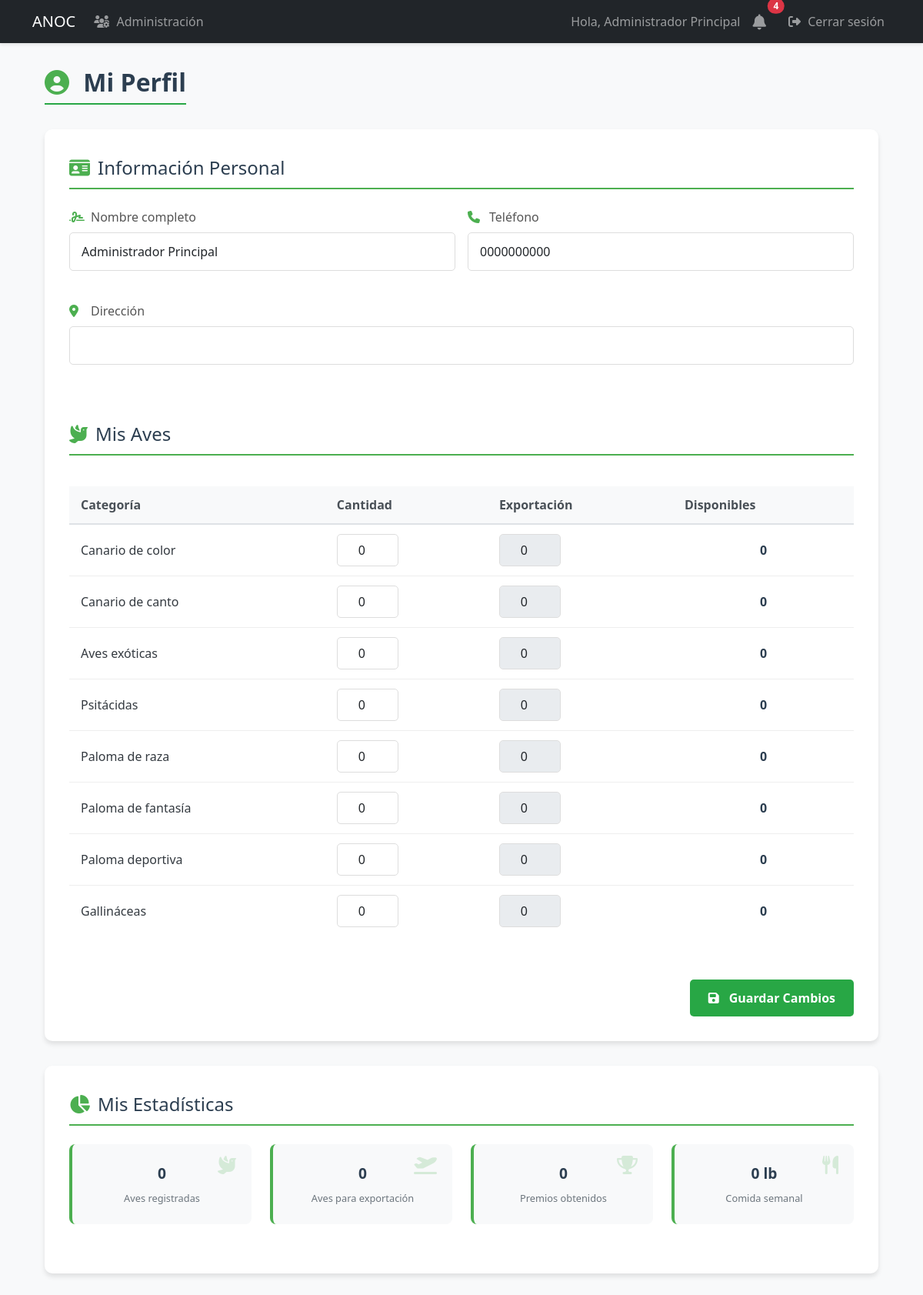
The app's page /profile (signed in) with its own data.
### models.py (models this page shows, shortened)
class User(UserMixin, db.Model):
    id = db.Column(db.Integer, primary_key=True)
    username = db.Column(db.String(80), unique=True, nullable=False, index=True)
    email = db.Column(db.String(120), unique=True, nullable=False, index=True)
    password_hash = db.Column(db.String(128))
    role = db.Column(db.String(20), default='user')  # 'admin', 'specialist', 'dependiente', 'user'
    is_associated = db.Column(db.Boolean, default=False, nullable=False)
    full_name = db.Column(db.String(100), nullable=False)
    phone = db.Column(db.String(20), nullable=False)
    profile_image = db.Column(db.String(255))  # Ruta de la imagen de perfil
    last_login = db.Column(db.DateTime)  # Fecha del último inicio de sesión
    is_active = db.Column(db.Boolean, default=True)  # Para manejar cuentas activas/inactivas
    address = db.Column(db.String(200))  # Nuevo campo para dirección
    birds = db.relationship('UserBirds', backref='user', lazy=True, cascade='all, delete-orphan')
    awards = db.relationship('Award', backref='user', lazy=True, cascade='all, delete-orphan')
    notifications = db.relationship('Notification', backref='user', lazy=True)

class BirdCategory(db.Model):
    id = db.Column(db.Integer, primary_key=True)
    name = db.Column(db.String(100), nullable=False, unique=True)
    parent_category = db.Column(db.String(100))  # Para jerarquías
    resource_needs = db.Column(db.Text)
    description = db.Column(db.Text)  # Descripción más detallada
    birds = db.relationship('UserBirds', backref='category', lazy=True)

### app.py (the view, shortened to what this page needs)
@app.route('/profile', methods=['GET', 'POST'])
@login_required
def profile():
    categories = db.session.execute(select(BirdCategory)).scalars()
    categories = db.session.execute(select(BirdCategory)).scalars()
    return render_template('user/profile.html', categories=categories)

### app.py (called while the page is built)
@login_manager.user_loader
def load_user(user_id):
    return db.session.get(User, int(user_id))

### templates/user/profile.html (shortened to what this page needs)
{% extends "base.html" %}
{% block content %}
<div class="profile-container">
    <div class="profile-header">
        <h2><i class="fas fa-user-circle"></i> Mi Perfil</h2>
    </div>
    <div class="profile-card">
        <form method="POST" action="{{ url_for('profile') }}" id="profile-form">
            <div class="section-title">
                <i class="fas fa-id-card"></i> Información Personal
            </div>
            <div class="row g-3">
                <div class="col-md-6">
                    <div class="form-group">
                        <label><i class="fas fa-signature"></i> Nombre completo</label>
                        <input type="text" class="form-control" name="full_name"
                               value="{{ current_user.full_name }}" required>
                    </div>
                </div>
                <div class="col-md-6">
                    <div class="form-group">
                        <label><i class="fas fa-phone"></i> Teléfono</label>
                        <input type="tel" class="form-control" name="phone"
                               value="{{ current_user.phone }}" required>
                    </div>
                </div>
                <div class="col-12">
                    <div class="form-group">
                        <label><i class="fas fa-map-marker-alt"></i> Dirección</label>
                        <input type="text" class="form-control" name="address"
                               value="{{ current_user.address or '' }}" required>
                    </div>
                </div>
            </div>
            <div class="section-title mt-5">
                <i class="fas fa-dove"></i> Mis Aves
            </div>
            <div class="table-responsive">
                <table class="birds-table">
                    <thead>
                        <tr>
                            <th>Categoría</th>
                            <th>Cantidad</th>
                            <th>Exportación</th>
                            <th>Disponibles</th>
                        </tr>
                    </thead>
                    <tbody>
                        {% for category in categories %}
                        <tr>
                            <td>{{ category.name }}</td>
                            <td>
                                {% set user_bird = current_user.birds|selectattr('category_id', 'equalto', category.id)|first %}
                                <input type="number" class="form-control quantity-input"
                                       name="category_{{ category.id }}"
                                       value="{{ user_bird.quantity if user_bird else 0 }}"
                                       min="0"
                                       data-category="{{ category.id }}"
                                       oninput="updateExportField(this)">
                            </td>
                            <td>
                                {% set user_bird = current_user.birds|selectattr('category_id', 'equalto', category.id)|first %}
                                <input type="number" class="form-control export-input"
                                       name="export_{{ category.id }}"
                                       value="{{ user_bird.export_quantity if user_bird else 0 }}"
                                       min="0"
                                       max="{{ user_bird.quantity if user_bird else 0 }}"
                                       data-category="{{ category.id }}"
                                       {% if not user_bird or user_bird.quantity <= 0 %}disabled{% endif %}>
                            </td>
                            <td class="available-cell">
                                <span id="available-{{ category.id }}">
                                    {{ (user_bird.quantity - user_bird.export_quantity) if user_bird else 0 }}
                                </span>
                            </td>
                        </tr>
                        {% endfor %}
                    </tbody>
                </table>
            </div>
            <div class="form-footer">
                <button type="submit" class="btn-save">
                    <i class="fas fa-save"></i> Guardar Cambios
                </button>
            </div>
        </form>
    </div>
    <div class="stats-card">
        <div class="section-title">
            <i class="fas fa-chart-pie"></i> Mis Estadísticas
        </div>
        <div class="stats-grid">
            <div class="stat-item">
                <div class="stat-value">{{ current_user.birds|sum(attribute='quantity') }}</div>
                <div class="stat-label">Aves registradas</div>
                <i class="stat-icon fas fa-dove"></i>
            </div>
            <div class="stat-item">
                <div class="stat-value">{{ current_user.birds|sum(attribute='export_quantity') }}</div>
                <div class="stat-label">Aves para exportación</div>
                <i class="stat-icon fas fa-plane-departure"></i>
            </div>
            <div class="stat-item">
                <div class="stat-value">{{ current_user.awards|length }}</div>
                <div class="stat-label">Premios obtenidos</div>
                <i class="stat-icon fas fa-trophy"></i>
            </div>
            <div class="stat-item">
                <div class="stat-value">{{ current_user.birds|sum(attribute='food_required') }} lb</div>
                <div class="stat-label">Comida semanal</div>
                <i class="stat-icon fas fa-utensils"></i>
            </div>
        </div>
    </div>
</div>
{% endblock %}

### templates/base.html (shortened to what this page needs)
<!DOCTYPE html>
<html lang="es">
<head>
    <link href="https://cdn.jsdelivr.net/npm/bootstrap@5.3.0/dist/css/bootstrap.min.css" rel="stylesheet">
    <link href="https://cdnjs.cloudflare.com/ajax/libs/font-awesome/6.4.0/css/all.min.css" rel="stylesheet">
    <link rel="stylesheet" href="{{ url_for('static', filename='css/styles.css') }}">
</head>
<body>
    <nav class="navbar navbar-expand-lg navbar-dark bg-dark">
        <div class="container">
            <a class="navbar-brand" href="{{ url_for('dashboard') }}">ANOC</a>
            <div class="collapse navbar-collapse" id="navbarNav">
                <ul class="navbar-nav me-auto">
                    {% if current_user.is_authenticated and current_user.role == 'admin' %}
                        <li class="nav-item">
                            <a class="nav-link" href="{{ url_for('admin_users') }}">
                                <i class="fas fa-users-cog"></i> Administración
                            </a>
                        </li>
                    {% endif %}
                </ul>
                <ul class="navbar-nav">
                    {% if current_user.is_authenticated %}
                        <li class="nav-item">
                            <span class="nav-link">Hola, {{ current_user.full_name }}</span>
                        </li>
                        <li class="nav-item position-relative me-2">
                            <a class="nav-link" href="{{ url_for('notifications') }}">
                                <i class="fas fa-bell fa-lg"></i>
                                {% if current_user.is_authenticated %}
                                    {% set unread_count = get_unread_notifications_count(current_user.id) %}
                                    {% if unread_count > 0 %}
                                        <span class="position-absolute top-0 start-100 translate-middle badge rounded-pill bg-danger">
                                            {{ unread_count }}
                                        </span>
                                    {% endif %}
                                {% endif %}
                            </a>
                        </li>
                        <li class="nav-item">
                            <a class="nav-link" href="{{ url_for('logout') }}">
                                <i class="fas fa-sign-out-alt"></i> Cerrar sesión
                            </a>
                        </li>
                    {% else %}
                        <li class="nav-item">
                            <a class="nav-link" href="{{ url_for('login') }}">
                                <i class="fas fa-sign-in-alt"></i> Iniciar sesión
                            </a>
                        </li>
                    {% endif %}
                </ul>
            </div>
        </div>
    </nav>
    <div class="container mt-4">
        {% block content %}{% endblock %}
    </div>
</body>
</html>

### static/css/styles.css (style rules this page uses)
.navbar { box-shadow: 0 2px 4px rgba(0,0,0,0.1); }
.form-group { margin-bottom: 1.5rem; }
.form-group label { display: block; margin-bottom: 0.5rem; font-weight: 500; color: #555; }
.form-control { width: 100%; padding: 12px 15px; border: 1px solid #ddd; border-radius: 5px; font-size: 1rem; }
.profile-container { max-width: 1200px; margin: 2rem auto; padding: 0 1rem; }
.profile-header { display: flex; justify-content: space-between; align-items: center; margin-bottom: 2rem; }
.profile-header h2 { color: #2c3e50; font-weight: 700; font-size: 2rem; margin: 0; }
.profile-header h2 i { color: #4CAF50; margin-right: 10px; }
.profile-card, .stats-card { background: white; border-radius: 10px; box-shadow: 0 4px 6px rgba(0, 0, 0, 0.1); padding: 2rem; margin-bottom: 2rem; }
.section-title { font-size: 1.5rem; color: #2c3e50; margin-bottom: 1.5rem; padding-bottom: 0.5rem; border-bottom: 2px solid #4CAF50; display: flex; align-items: center; }
.section-title i { margin-right: 10px; color: #4CAF50; }
.form-group label { display: block; margin-bottom: 0.5rem; font-weight: 500; color: #555; display: flex; align-items: center; }
.form-group label i { margin-right: 8px; width: 20px; color: #4CAF50; }
.birds-table { width: 100%; border-collapse: collapse; margin: 1rem 0; }
.birds-table th { background-color: #4CAF50; color: white; padding: 12px; text-align: left; }
.birds-table td { padding: 12px; border-bottom: 1px solid #eee; vertical-align: middle; }
.birds-table tr:last-child td { border-bottom: none; }
.birds-table input[type="number"] { width: 80px; text-align: center; padding: 8px; }
.available-cell { font-weight: 600; color: #2c3e50; text-align: center; }
.form-footer { display: flex; justify-content: flex-end; margin-top: 2rem; }
.btn-save { background-color: #4CAF50; color: white; border: none; padding: 12px 24px; border-radius: 5px; font-size: 1rem; font-weight: 600; cursor: pointer; display: flex; align-items: center; gap: 8px; }
.stats-grid { display: grid; grid-template-columns: repeat(auto-fit, minmax(200px, 1fr)); gap: 1.5rem; margin-top: 1.5rem; }
.stat-item { background: #f8f9fa; border-radius: 8px; padding: 1.5rem; text-align: center; position: relative; overflow: hidden; border-left: 4px solid #4CAF50; }
.stat-value { font-size: 2rem; font-weight: 700; color: #2c3e50; margin-bottom: 0.5rem; }
.stat-label { font-size: 0.9rem; color: #6c757d; }
.stat-icon { position: absolute; top: 15px; right: 15px; font-size: 1.5rem; color: rgba(76, 175, 80, 0.2); }
:root { --primary-color: #2c3e50; --secondary-color: #4CAF50; --light-gray: #f8f9fa; --medium-gray: #e9ecef; --dark-gray: #6c757d; --text-color: #495057; --white: #ffffff; }
.stat-item { display: flex; flex-direction: column; align-items: center; }
.stat-value { font-size: 1.5rem; font-weight: 700; color: #2c3e50; }
.stat-label { font-size: 0.8rem; color: #6c757d; }
.birds-table { width: 100%; border-collapse: collapse; margin-bottom: 1.5rem; }
.birds-table th { background-color: #f8f9fa; color: #495057; padding: 12px 15px; text-align: left; font-weight: 600; border-bottom: 2px solid #dee2e6; }
.birds-table td { padding: 12px 15px; border-bottom: 1px solid #eee; vertical-align: middle; }
.stats-grid { display: grid; grid-template-columns: repeat(auto-fit, minmax(220px, 1fr)); gap: 1.5rem; margin-bottom: 2rem; }
.btn-save { background-color: #28a745; color: white; border: none; }
.stat-item .stat-value { font-size: 1.2rem; font-weight: bold; }
.stat-item .stat-label { font-size: 0.8rem; color: #6c757d; }
:root { --primary-green: #28a745; --light-green: #d4edda; --dark-green: #218838; --soft-green: #e8f5e9; --text-dark: #343a40; --text-muted: #6c757d; }
body { background-color: #f8f9fa; color: var(--text-dark); }
h2 { color: var(--primary-green); font-weight: 600; border-bottom: 2px solid var(--primary-green); padding-bottom: 8px; display: inline-block; }
.fas { margin-right: 5px; }

### records on screen
User: full_name "Administrador Principal", phone "0000000000"
BirdCategory: name "Canario de color", quantity "0", export_quantity "0"
BirdCategory: name "Canario de canto", quantity "0", export_quantity "0"
BirdCategory: name "Aves exóticas", quantity "0", export_quantity "0"
BirdCategory: name "Psitácidas", quantity "0", export_quantity "0"
BirdCategory: name "Paloma de raza", quantity "0", export_quantity "0"
BirdCategory: name "Paloma de fantasía", quantity "0", export_quantity "0"
BirdCategory: name "Paloma deportiva", quantity "0", export_quantity "0"
BirdCategory: name "Gallináceas", quantity "0", export_quantity "0"

### other values on screen
{{ unread_count }} "4"
{{ current_user.birds|sum(attribute='quantity') }} "0"
{{ current_user.birds|sum(attribute='export_quantity') }} "0"
{{ current_user.awards|length }} "0"
{{ current_user.birds|sum(attribute='food_required') }} "0"
